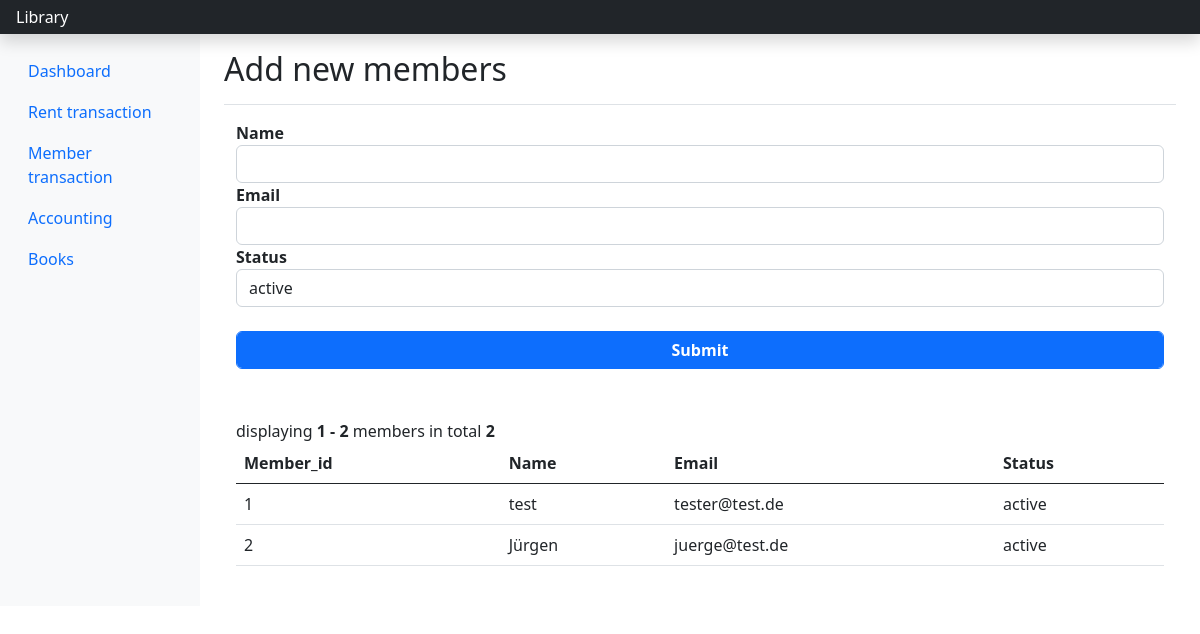
/members, run on the app's committed database.
### tables this page shows
CREATE TABLE "members_tbl" (
	"member_id"	INTEGER NOT NULL,
	"member_name"	VARCHAR,
	"member_email"	VARCHAR,
	"member_status"	VARCHAR,
	PRIMARY KEY("member_id")
);

### main_app.py (the view)
@app.route("/members", methods=["GET", "POST"])
def members():
    cform = Member()
    if cform.validate_on_submit():
        ins = members_tbl.insert().values(member_name=cform.name.data,member_email=cform.email.data,member_status=cform.status.data)
        result = session.execute(ins)
        session.commit()
        flash('Member created','success')
        return redirect(url_for('members'))
    else:
        per_page = 10
        page = request.args.get(get_page_parameter(), type=int, default=1)
        offsets = (page - 1) * per_page
        print(page)
        mb = session.query(members_tbl).limit(10).offset(offsets)
        result = session.query(members_tbl).count()
        pagination = Pagination(page=page,per_page=per_page,offset=offsets, total=result,record_name=" members")
        pass
    return render_template('new_member.html', msg="Add new members", title="Add new members", form=cform, result=mb, pagination=pagination,)

### src/forms.py
class Member(FlaskForm):
    name = StringField(label='Name', validators=[DataRequired()])
    email = StringField(label='Email', validators=[
    DataRequired(), Email(granular_message=True)])
    status = SelectField(choices=(("active", "active"), ("suspended", "suspended"),("None", "None")),default='active')
    submit = SubmitField(label="Submit")

### templates/new_member.html (shortened to what this page needs)
{% extends "base_template.html" %}
{% block content %}
<div class="container">
<form class="form-horizontal" method="POST" action="{{ url_for('members') }}">
    <div class="form-group">{{ form.name.label(style="font-weight:bold") }} {{ form.name(class="form-control")}}</div>
    <div class="form-group">{{ form.email.label(style="font-weight:bold") }} {{ form.email(class="form-control") }}</div>
    <div class="form-group">{{ form.status.label(style="font-weight:bold") }} {{ form.status(class="form-control")}}</div>
    <br>
    <div class="form-group"> {{ form.submit(class="form-control btn btn-primary",style="font-weight:bold")}}</div>
</form>
</div>
<div class="container" style="padding-top:50px">
{{ pagination.info|safe }}
<table class="table table-hover">
  <thead>
    <tr>
        <th>Member_id</th>
        <th>Name</th>
        <th>Email</th>
        <th>Status</th>
    </tr>
  </thead>
  <tbody>
    {% for x in result %}
    <tr>
    <td>{{x.member_id}}</td>
    <td>
        {{x.member_name}}
    </td>
    <td>
        {{x.member_email}}
    </td>
    <td>
        {{x.member_status}}
    </td>
</tr>
{% endfor %}
  </tbody>
</table>
<br>
</div>
{% endblock %}

### data on the page
members_tbl: member_id "1", member_name "test", member_email "tester@test.de", member_status "active"
members_tbl: member_id "2", member_name "Jürgen", member_email "juerge@test.de", member_status "active"

### other printed values
{{ title }} "Add new members"
{{ pagination.info|safe }} "displaying 1 - 2 members in total 2"
